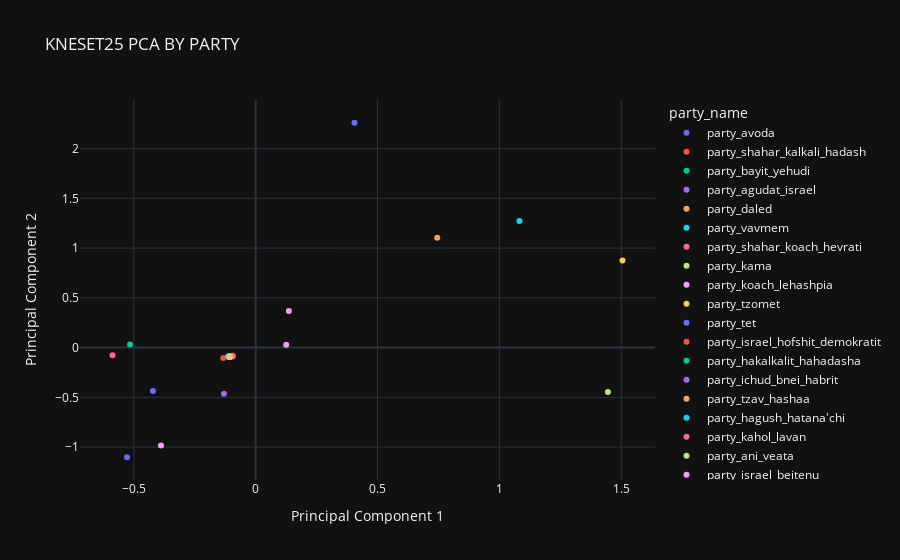

Write notebook code for a chart like this one.
### Code cell
pca2_df = ex1.dimensionality_reduction(filtered_tdf,2,['party_name'])
# hanfdel complex numbers- convert them:
pca2_df['PC1'] = pca2_df['PC1'].apply(lambda x: x.real if isinstance(x, complex) else x)
pca2_df['PC2'] = pca2_df['PC2'].apply(lambda x: x.real if isinstance(x, complex) else x)


# Create a scatter plot of the reduced data (for num_components = 2) to visualize dimensionality reduction.
fig = px.scatter(pca2_df, 
                 x='PC1', 
                 y='PC2', 
                 color='party_name', 
                 title="KNESET25 PCA BY PARTY", 
                 labels={"PC1": "Principal Component 1", "PC2": "Principal Component 2"},
                 hover_data={'party_name': True, 'PC1': True, 'PC2': True},  
                 template="plotly_dark") 

fig.show()

### Figure 1 — Plotly figure (JSON) as saved in the notebook; plotly's stock layout.template omitted (floating-point values rounded to 4 significant figures)
{"data": [{"customdata": [["party_avoda"]], "hovertemplate": "party_name=%{customdata[0]}<br>Principal Component 1=%{x}<br>Principal Component 2=%{y}<extra></extra>", "legendgroup": "party_avoda", "marker": {"color": "#636efa", "symbol": "circle"}, "mode": "markers", "name": "party_avoda", "orientation": "v", "showlegend": true, "type": "scatter", "x": [-0.4214], "xaxis": "x", "y": [-0.4359], "yaxis": "y"}, {"customdata": [["party_shahar_kalkali_hadash"]], "hovertemplate": "party_name=%{customdata[0]}<br>Principal Component 1=%{x}<br>Principal Component 2=%{y}<extra></extra>", "legendgroup": "party_shahar_kalkali_hadash", "marker": {"color": "#EF553B", "symbol": "circle"}, "mode": "markers", "name": "party_shahar_kalkali_hadash", "orientation": "v", "showlegend": true, "type": "scatter", "x": [-0.1035], "xaxis": "x", "y": [-0.0837], "yaxis": "y"}, {"customdata": [["party_bayit_yehudi"]], "hovertemplate": "party_name=%{customdata[0]}<br>Principal Component 1=%{x}<br>Principal Component 2=%{y}<extra></extra>", "legendgroup": "party_bayit_yehudi", "marker": {"color": "#00cc96", "symbol": "circle"}, "mode": "markers", "name": "party_bayit_yehudi", "orientation": "v", "showlegend": true, "type": "scatter", "x": [-0.5155], "xaxis": "x", "y": [0.03086], "yaxis": "y"}, {"customdata": [["party_agudat_israel"]], "hovertemplate": "party_name=%{customdata[0]}<br>Principal Component 1=%{x}<br>Principal Component 2=%{y}<extra></extra>", "legendgroup": "party_agudat_israel", "marker": {"color": "#ab63fa", "symbol": "circle"}, "mode": "markers", "name": "party_agudat_israel", "orientation": "v", "showlegend": true, "type": "scatter", "x": [-0.1301], "xaxis": "x", "y": [-0.4633], "yaxis": "y"}, {"customdata": [["party_daled"]], "hovertemplate": "party_name=%{customdata[0]}<br>Principal Component 1=%{x}<br>Principal Component 2=%{y}<extra></extra>", "legendgroup": "party_daled", "marker": {"color": "#FFA15A", "symbol": "circle"}, "mode": "markers", "name": "party_daled", "orientation": "v", "showlegend": true, "type": "scatter", "x": [0.7451], "xaxis": "x", "y": [1.105], "yaxis": "y"}, {"customdata": [["party_vavmem"]], "hovertemplate": "party_name=%{customdata[0]}<br>Principal Component 1=%{x}<br>Principal Component 2=%{y}<extra></extra>", "legendgroup": "party_vavmem", "marker": {"color": "#19d3f3", "symbol": "circle"}, "mode": "markers", "name": "party_vavmem", "orientation": "v", "showlegend": true, "type": "scatter", "x": [1.082], "xaxis": "x", "y": [1.274], "yaxis": "y"}, {"customdata": [["party_shahar_koach_hevrati"]], "hovertemplate": "party_name=%{customdata[0]}<br>Principal Component 1=%{x}<br>Principal Component 2=%{y}<extra></extra>", "legendgroup": "party_shahar_koach_hevrati", "marker": {"color": "#FF6692", "symbol": "circle"}, "mode": "markers", "name": "party_shahar_koach_hevrati", "orientation": "v", "showlegend": true, "type": "scatter", "x": [-0.09818], "xaxis": "x", "y": [-0.08498], "yaxis": "y"}, {"customdata": [["party_kama"]], "hovertemplate": "party_name=%{customdata[0]}<br>Principal Component 1=%{x}<br>Principal Component 2=%{y}<extra></extra>", "legendgroup": "party_kama", "marker": {"color": "#B6E880", "symbol": "circle"}, "mode": "markers", "name": "party_kama", "orientation": "v", "showlegend": true, "type": "scatter", "x": [-0.1077], "xaxis": "x", "y": [-0.09139], "yaxis": "y"}, {"customdata": [["party_koach_lehashpia"]], "hovertemplate": "party_name=%{customdata[0]}<br>Principal Component 1=%{x}<br>Principal Component 2=%{y}<extra></extra>", "legendgroup": "party_koach_lehashpia", "marker": {"color": "#FF97FF", "symbol": "circle"}, "mode": "markers", "name": "party_koach_lehashpia", "orientation": "v", "showlegend": true, "type": "scatter", "x": [-0.1082], "xaxis": "x", "y": [-0.09052], "yaxis": "y"}, {"customdata": [["party_tzomet"]], "hovertemplate": "party_name=%{customdata[0]}<br>Principal Component 1=%{x}<br>Principal Component 2=%{y}<extra></extra>", "legendgroup": "party_tzomet", "marker": {"color": "#FECB52", "symbol": "circle"}, "mode": "markers", "name": "party_tzomet", "orientation": "v", "showlegend": true, "type": "scatter", "x": [-0.107], "xaxis": "x", "y": [-0.0912], "yaxis": "y"}, {"customdata": [["party_tet"]], "hovertemplate": "party_name=%{customdata[0]}<br>Principal Component 1=%{x}<br>Principal Component 2=%{y}<extra></extra>", "legendgroup": "party_tet", "marker": {"color": "#636efa", "symbol": "circle"}, "mode": "markers", "name": "party_tet", "orientation": "v", "showlegend": true, "type": "scatter", "x": [0.4055], "xaxis": "x", "y": [2.261], "yaxis": "y"}, {"customdata": [["party_israel_hofshit_demokratit"]], "hovertemplate": "party_name=%{customdata[0]}<br>Principal Component 1=%{x}<br>Principal Component 2=%{y}<extra></extra>", "legendgroup": "party_israel_hofshit_demokratit", "marker": {"color": "#EF553B", "symbol": "circle"}, "mode": "markers", "name": "party_israel_hofshit_demokratit", "orientation": "v", "showlegend": true, "type": "scatter", "x": [-0.1328], "xaxis": "x", "y": [-0.104], "yaxis": "y"}, {"customdata": [["party_hakalkalit_hahadasha"]], "hovertemplate": "party_name=%{customdata[0]}<br>Principal Component 1=%{x}<br>Principal Component 2=%{y}<extra></extra>", "legendgroup": "party_hakalkalit_hahadasha", "marker": {"color": "#00cc96", "symbol": "circle"}, "mode": "markers", "name": "party_hakalkalit_hahadasha", "orientation": "v", "showlegend": true, "type": "scatter", "x": [-0.1049], "xaxis": "x", "y": [-0.08658], "yaxis": "y"}, {"customdata": [["party_ichud_bnei_habrit"]], "hovertemplate": "party_name=%{customdata[0]}<br>Principal Component 1=%{x}<br>Principal Component 2=%{y}<extra></extra>", "legendgroup": "party_ichud_bnei_habrit", "marker": {"color": "#ab63fa", "symbol": "circle"}, "mode": "markers", "name": "party_ichud_bnei_habrit", "orientation": "v", "showlegend": true, "type": "scatter", "x": [-0.1092], "xaxis": "x", "y": [-0.09056], "yaxis": "y"}, {"customdata": [["party_tzav_hashaa"]], "hovertemplate": "party_name=%{customdata[0]}<br>Principal Component 1=%{x}<br>Principal Component 2=%{y}<extra></extra>", "legendgroup": "party_tzav_hashaa", "marker": {"color": "#FFA15A", "symbol": "circle"}, "mode": "markers", "name": "party_tzav_hashaa", "orientation": "v", "showlegend": true, "type": "scatter", "x": [-0.107], "xaxis": "x", "y": [-0.08975], "yaxis": "y"}, {"customdata": [["party_hagush_hatana'chi"]], "hovertemplate": "party_name=%{customdata[0]}<br>Principal Component 1=%{x}<br>Principal Component 2=%{y}<extra></extra>", "legendgroup": "party_hagush_hatana'chi", "marker": {"color": "#19d3f3", "symbol": "circle"}, "mode": "markers", "name": "party_hagush_hatana'chi", "orientation": "v", "showlegend": true, "type": "scatter", "x": [-0.1031], "xaxis": "x", "y": [-0.09229], "yaxis": "y"}, {"customdata": [["party_kahol_lavan"]], "hovertemplate": "party_name=%{customdata[0]}<br>Principal Component 1=%{x}<br>Principal Component 2=%{y}<extra></extra>", "legendgroup": "party_kahol_lavan", "marker": {"color": "#FF6692", "symbol": "circle"}, "mode": "markers", "name": "party_kahol_lavan", "orientation": "v", "showlegend": true, "type": "scatter", "x": [-0.5873], "xaxis": "x", "y": [-0.07785], "yaxis": "y"}, {"customdata": [["party_ani_veata"]], "hovertemplate": "party_name=%{customdata[0]}<br>Principal Component 1=%{x}<br>Principal Component 2=%{y}<extra></extra>", "legendgroup": "party_ani_veata", "marker": {"color": "#B6E880", "symbol": "circle"}, "mode": "markers", "name": "party_ani_veata", "orientation": "v", "showlegend": true, "type": "scatter", "x": [-0.1037], "xaxis": "x", "y": [-0.08919], "yaxis": "y"}, {"customdata": [["party_israel_beitenu"]], "hovertemplate": "party_name=%{customdata[0]}<br>Principal Component 1=%{x}<br>Principal Component 2=%{y}<extra></extra>", "legendgroup": "party_israel_beitenu", "marker": {"color": "#FF97FF", "symbol": "circle"}, "mode": "markers", "name": "party_israel_beitenu", "orientation": "v", "showlegend": true, "type": "scatter", "x": [0.1253], "xaxis": "x", "y": [0.02727], "yaxis": "y"}, {"customdata": [["party_likud"]], "hovertemplate": "party_name=%{customdata[0]}<br>Principal Component 1=%{x}<br>Principal Component 2=%{y}<extra></extra>", "legendgroup": "party_likud", "marker": {"color": "#FECB52", "symbol": "circle"}, "mode": "markers", "name": "party_likud", "orientation": "v", "showlegend": true, "type": "scatter", "x": [1.505], "xaxis": "x", "y": [0.876], "yaxis": "y"}, {"customdata": [["party_meretz"]], "hovertemplate": "party_name=%{customdata[0]}<br>Principal Component 1=%{x}<br>Principal Component 2=%{y}<extra></extra>", "legendgroup": "party_meretz", "marker": {"color": "#636efa", "symbol": "circle"}, "mode": "markers", "name": "party_meretz", "orientation": "v", "showlegend": true, "type": "scatter", "x": [-0.5278], "xaxis": "x", "y": [-1.103], "yaxis": "y"}, {"customdata": [["party_kavod_haadam"]], "hovertemplate": "party_name=%{customdata[0]}<br>Principal Component 1=%{x}<br>Principal Component 2=%{y}<extra></extra>", "legendgroup": "party_kavod_haadam", "marker": {"color": "#EF553B", "symbol": "circle"}, "mode": "markers", "name": "party_kavod_haadam", "orientation": "v", "showlegend": true, "type": "scatter", "x": [-0.1091], "xaxis": "x", "y": [-0.09163], "yaxis": "y"}, {"customdata": [["party_nativ"]], "hovertemplate": "party_name=%{customdata[0]}<br>Principal Component 1=%{x}<br>Principal Component 2=%{y}<extra></extra>", "legendgroup": "party_nativ", "marker": {"color": "#00cc96", "symbol": "circle"}, "mode": "markers", "name": "party_nativ", "orientation": "v", "showlegend": true, "type": "scatter", "x": [-0.1091], "xaxis": "x", "y": [-0.09198], "yaxis": "y"}, {"customdata": [["party_shma"]], "hovertemplate": "party_name=%{customdata[0]}<br>Principal Component 1=%{x}<br>Principal Component 2=%{y}<extra></extra>", "legendgroup": "party_shma", "marker": {"color": "#ab63fa", "symbol": "circle"}, "mode": "markers", "name": "party_shma", "orientation": "v", "showlegend": true, "type": "scatter", "x": [-0.1073], "xaxis": "x", "y": [-0.09118], "yaxis": "y"}, {"customdata": [["party_haatzmaim_hachadashim"]], "hovertemplate": "party_name=%{customdata[0]}<br>Principal Component 1=%{x}<br>Principal Component 2=%{y}<extra></extra>", "legendgroup": "party_haatzmaim_hachadashim", "marker": {"color": "#FFA15A", "symbol": "circle"}, "mode": "markers", "name": "party_haatzmaim_hachadashim", "orientation": "v", "showlegend": true, "type": "scatter", "x": [-0.104], "xaxis": "x", "y": [-0.08899], "yaxis": "y"}, {"customdata": [["party_yesh_kivun"]], "hovertemplate": "party_name=%{customdata[0]}<br>Principal Component 1=%{x}<br>Principal Component 2=%{y}<extra></extra>", "legendgroup": "party_yesh_kivun", "marker": {"color": "#19d3f3", "symbol": "circle"}, "mode": "markers", "name": "party_yesh_kivun", "orientation": "v", "showlegend": true, "type": "scatter", "x": [-0.1044], "xaxis": "x", "y": [-0.08973], "yaxis": "y"}, {"customdata": [["party_anachnu"]], "hovertemplate": "party_name=%{customdata[0]}<br>Principal Component 1=%{x}<br>Principal Component 2=%{y}<extra></extra>", "legendgroup": "party_anachnu", "marker": {"color": "#FF6692", "symbol": "circle"}, "mode": "markers", "name": "party_anachnu", "orientation": "v", "showlegend": true, "type": "scatter", "x": [-0.1088], "xaxis": "x", "y": [-0.09041], "yaxis": "y"}, {"customdata": [["party_raam"]], "hovertemplate": "party_name=%{customdata[0]}<br>Principal Component 1=%{x}<br>Principal Component 2=%{y}<extra></extra>", "legendgroup": "party_raam", "marker": {"color": "#B6E880", "symbol": "circle"}, "mode": "markers", "name": "party_raam", "orientation": "v", "showlegend": true, "type": "scatter", "x": [1.445], "xaxis": "x", "y": [-0.4454], "yaxis": "y"}, {"customdata": [["party_yesh_atid"]], "hovertemplate": "party_name=%{customdata[0]}<br>Principal Component 1=%{x}<br>Principal Component 2=%{y}<extra></extra>", "legendgroup": "party_yesh_atid", "marker": {"color": "#FF97FF", "symbol": "circle"}, "mode": "markers", "name": "party_yesh_atid", "orientation": "v", "showlegend": true, "type": "scatter", "x": [-0.3883], "xaxis": "x", "y": [-0.9845], "yaxis": "y"}, {"customdata": [["party_pesofit"]], "hovertemplate": "party_name=%{customdata[0]}<br>Principal Component 1=%{x}<br>Principal Component 2=%{y}<extra></extra>", "legendgroup": "party_pesofit", "marker": {"color": "#FECB52", "symbol": "circle"}, "mode": "markers", "name": "party_pesofit", "orientation": "v", "showlegend": true, "type": "scatter", "x": [-0.1087], "xaxis": "x", "y": [-0.0937], "yaxis": "y"}, {"customdata": [["party_tze'irim_bo'arim"]], "hovertemplate": "party_name=%{customdata[0]}<br>Principal Component 1=%{x}<br>Principal Component 2=%{y}<extra></extra>", "legendgroup": "party_tze'irim_bo'arim", "marker": {"color": "#636efa", "symbol": "circle"}, "mode": "markers", "name": "party_tze'irim_bo'arim", "orientation": "v", "showlegend": true, "type": "scatter", "x": [-0.09336], "xaxis": "x", "y": [-0.089], "yaxis": "y"}, {"customdata": [["party_manhigut_hevratit"]], "hovertemplate": "party_name=%{customdata[0]}<br>Principal Component 1=%{x}<br>Principal Component 2=%{y}<extra></extra>", "legendgroup": "party_manhigut_hevratit", "marker": {"color": "#EF553B", "symbol": "circle"}, "mode": "markers", "name": "party_manhigut_hevratit", "orientation": "v", "showlegend": true, "type": "scatter", "x": [-0.1015], "xaxis": "x", "y": [-0.08624], "yaxis": "y"}, {"customdata": [["party_kol_hasviva_vehachai"]], "hovertemplate": "party_name=%{customdata[0]}<br>Principal Component 1=%{x}<br>Principal Component 2=%{y}<extra></extra>", "legendgroup": "party_kol_hasviva_vehachai", "marker": {"color": "#00cc96", "symbol": "circle"}, "mode": "markers", "name": "party_kol_hasviva_vehachai", "orientation": "v", "showlegend": true, "type": "scatter", "x": [-0.1095], "xaxis": "x", "y": [-0.09021], "yaxis": "y"}, {"customdata": [["party_halev_hayehudi"]], "hovertemplate": "party_name=%{customdata[0]}<br>Principal Component 1=%{x}<br>Principal Component 2=%{y}<extra></extra>", "legendgroup": "party_halev_hayehudi", "marker": {"color": "#ab63fa", "symbol": "circle"}, "mode": "markers", "name": "party_halev_hayehudi", "orientation": "v", "showlegend": true, "type": "scatter", "x": [-0.1074], "xaxis": "x", "y": [-0.09069], "yaxis": "y"}, {"customdata": [["party_seder_chadash"]], "hovertemplate": "party_name=%{customdata[0]}<br>Principal Component 1=%{x}<br>Principal Component 2=%{y}<extra></extra>", "legendgroup": "party_seder_chadash", "marker": {"color": "#FFA15A", "symbol": "circle"}, "mode": "markers", "name": "party_seder_chadash", "orientation": "v", "showlegend": true, "type": "scatter", "x": [-0.1052], "xaxis": "x", "y": [-0.09051], "yaxis": "y"}, {"customdata": [["party_kol"]], "hovertemplate": "party_name=%{customdata[0]}<br>Principal Component 1=%{x}<br>Principal Component 2=%{y}<extra></extra>", "legendgroup": "party_kol", "marker": {"color": "#19d3f3", "symbol": "circle"}, "mode": "markers", "name": "party_kol", "orientation": "v", "showlegend": true, "type": "scatter", "x": [-0.1135], "xaxis": "x", "y": [-0.08846], "yaxis": "y"}, {"customdata": [["party_beometz_bishvilech"]], "hovertemplate": "party_name=%{customdata[0]}<br>Principal Component 1=%{x}<br>Principal Component 2=%{y}<extra></extra>", "legendgroup": "party_beometz_bishvilech", "marker": {"color": "#FF6692", "symbol": "circle"}, "mode": "markers", "name": "party_beometz_bishvilech", "orientation": "v", "showlegend": true, "type": "scatter", "x": [-0.09445], "xaxis": "x", "y": [-0.08274], "yaxis": "y"}, {"customdata": [["party_kavod_umasoret"]], "hovertemplate": "party_name=%{customdata[0]}<br>Principal Component 1=%{x}<br>Principal Component 2=%{y}<extra></extra>", "legendgroup": "party_kavod_umasoret", "marker": {"color": "#B6E880", "symbol": "circle"}, "mode": "markers", "name": "party_kavod_umasoret", "orientation": "v", "showlegend": true, "type": "scatter", "x": [-0.1073], "xaxis": "x", "y": [-0.09117], "yaxis": "y"}, {"customdata": [["party_shas"]], "hovertemplate": "party_name=%{customdata[0]}<br>Principal Component 1=%{x}<br>Principal Component 2=%{y}<extra></extra>", "legendgroup": "party_shas", "marker": {"color": "#FF97FF", "symbol": "circle"}, "mode": "markers", "name": "party_shas", "orientation": "v", "showlegend": true, "type": "scatter", "x": [0.1363], "xaxis": "x", "y": [0.3687], "yaxis": "y"}, {"customdata": [["party_daat_tov_vera"]], "hovertemplate": "party_name=%{customdata[0]}<br>Principal Component 1=%{x}<br>Principal Component 2=%{y}<extra></extra>", "legendgroup": "party_daat_tov_vera", "marker": {"color": "#FECB52", "symbol": "circle"}, "mode": "markers", "name": "party_daat_tov_vera", "orientation": "v", "showlegend": true, "type": "scatter", "x": [-0.1055], "xaxis": "x", "y": [-0.09182], "yaxis": "y"}], "layout": {"legend": {"title": {"text": "party_name"}, "tracegroupgap": 0}, "title": {"text": "KNESET25 PCA BY PARTY"}, "xaxis": {"anchor": "y", "domain": [0, 1], "title": {"text": "Principal Component 1"}}, "yaxis": {"anchor": "x", "domain": [0, 1], "title": {"text": "Principal Component 2"}}}}
